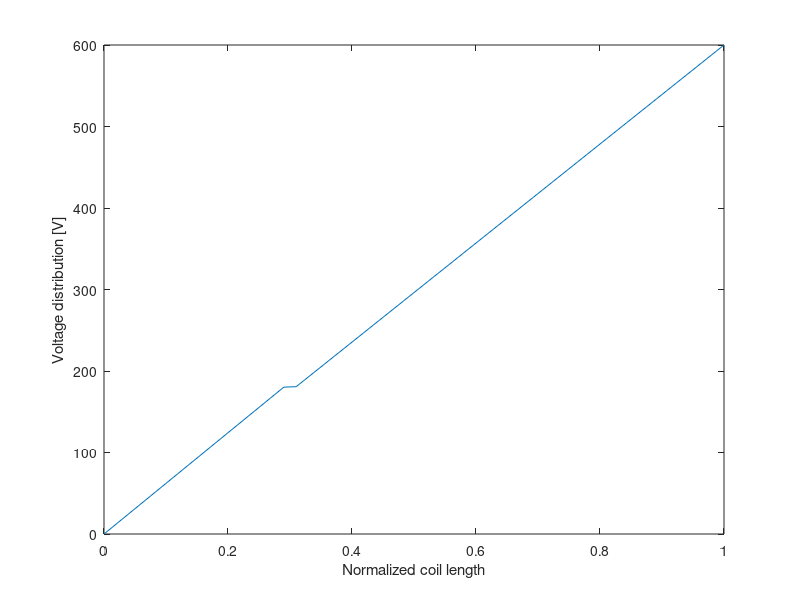

The MATLAB script that drew this image:
clear all; close all; clc;

L = 0.12;

Iop = 242;
Vmax = 600;

% Length ratio where quench occured
alpha = 0.3;


Rd = Vmax/Iop       % Dump resitor calculation
Rq = Rd/1000;       % Quench resistance

tau = L/(Rd+Rq)     % Time constant

% Inductance before and after quench
Lbq = alpha*L;
Laq = (1-alpha)*L;

dIdt = -Iop/tau

Vp = 0;
Vn = Vmax;

Vbq = -Lbq*dIdt
Vq = Rq*Iop
Vaq = -Laq*dIdt

x = [0 alpha-0.01 alpha+0.01 1];

plot(x,[Vp Vbq Vbq+Vq Vn]);
xlabel('Normalized coil length');
ylabel('Voltage distribution [V]');